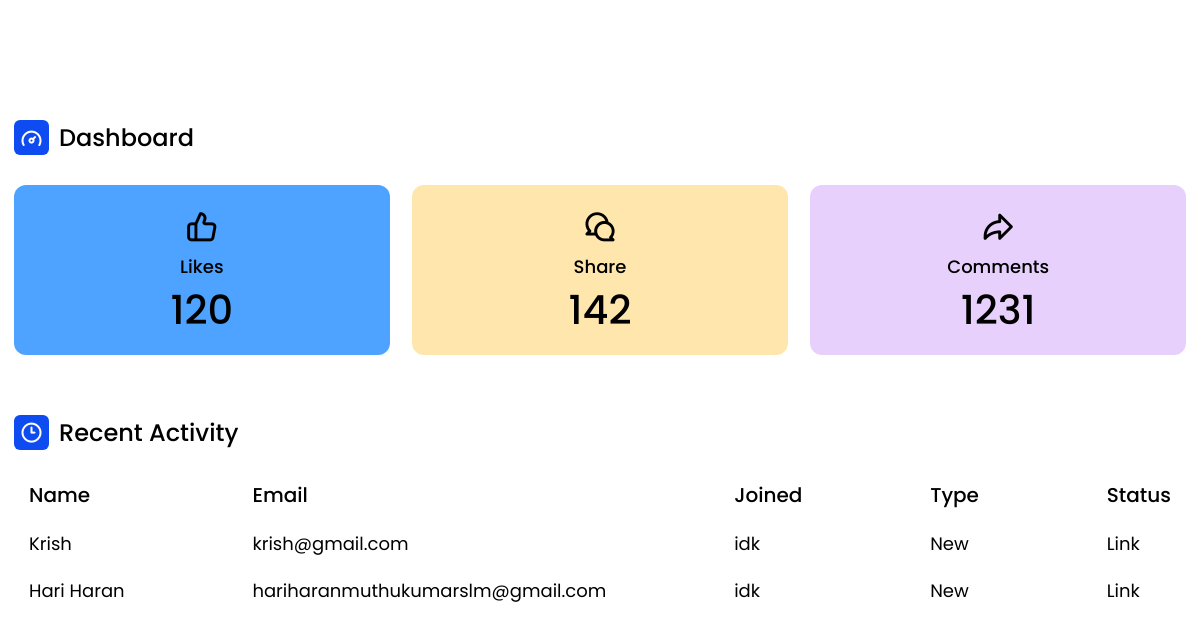
/og/, run on the app's committed database.
### dashboard/models.py (models this page shows, shortened)
class Titles(models.Model):
    title1 = models.CharField(max_length=50)
    title2 = models.CharField(max_length=50)

class Section1(models.Model):
    t1h1 = models.CharField(max_length=50)
    t1sh1 = models.CharField(max_length=50)
    t1h2 = models.CharField(max_length=50)
    t1sh2 = models.CharField(max_length=50)
    t1h3 = models.CharField(max_length=50)
    t1sh3 = models.CharField(max_length=50)

class Section2(models.Model):
    a1 = models.CharField(max_length=120)
    a2 = models.CharField(max_length=120)
    a3 = models.CharField(max_length=120)
    a4 = models.CharField(max_length=120)
    a5 = models.CharField(max_length=120)

### dashboard/views.py (the view)
# urls.py: path('og/', og, name='og'),
def og(request):
    data = Section1.objects.all()
    activity = Section2.objects.all()
    title_data = Titles.objects.all()
    return render(request, 'og.html', {"data": data, "activity": activity, "title_data": title_data})

### dashboard/templates/og.html (shortened to what this page needs)
<!DOCTYPE html>
<html lang="en">
<head>
    <link rel="stylesheet" href="https://unicons.iconscout.com/release/v4.0.0/css/line.css">
</head>
<body>
    <section class="dashboard">
        <div class="dash-content">
            <div class="overview">
                <div class="title">
                    <i class="uil uil-tachometer-fast-alt"></i>
                    {% for datas in data %}
                    <span class="text">{% for title in title_data %}{{ title.title1 }}{% endfor %}</span>
                </div>
                <div class="boxes">
                    <div class="box box1">
                        <i class="uil uil-thumbs-up"></i>
                        <span class="text">{{ datas.t1h1 }}</span>
                        <span class="number">{{ datas.t1sh1 }}</span>
                    </div>
                    <div class="box box2">
                        <i class="uil uil-comments"></i>
                        <span class="text">{{ datas.t1h2 }}</span>
                        <span class="number">{{ datas.t1sh2 }}</span>
                    </div>
                    <div class="box box3">
                        <i class="uil uil-share"></i>
                        <span class="text">{{ datas.t1h3 }}</span>
                        <span class="number">{{ datas.t1sh3 }}</span>
                    </div>
                </div>
            </div>
            {% endfor %}
            <div class="activity">
                <div class="title">
                    <i class="uil uil-clock-three"></i>
                    <span class="text">{% for title in title_data %}{{ title.title2 }}{% endfor %}</span>
                </div>
                <div class="activity-data">
                    <div class="data names">
                        <span class="data-title">Name</span>
                        {% for activities in activity %}
                        <span class="data-list">{{ activities.a1 }}</span>
                        {% endfor %}
                    </div>
                    <div class="data email">
                        <span class="data-title">Email</span>
                        {% for activities in activity %}
                        <span class="data-list">{{ activities.a2 }}</span>
                        {% endfor %}
                    </div>
                    <div class="data joined">
                        <span class="data-title">Joined</span>
                        {% for activities in activity %}
                        <span class="data-list">{{ activities.a3 }}</span>
                        {% endfor %}
                    </div>
                    <div class="data type">
                        <span class="data-title">Type</span>
                        {% for activities in activity %}
                        <span class="data-list">{{ activities.a4 }}</span>
                        {% endfor %}
                    </div>
                    <div class="data status">
                        <span class="data-title">Status</span>
                        {% for activities in activity %}
                        <span class="data-list">{{ activities.a5 }}</span>
                        {% endfor %}
                    </div>
                </div>
            </div>
        </div>
    </section>
</body>
</html>

### dashboard/templates/og.html (style rules this page uses)
* { margin: 0; padding: 0; box-sizing: border-box; font-family: 'Poppins', sans-serif; }
:root { --primary-color: #0E4BF1; --panel-color: #FFF; --text-color: #000; --black-light-color: #707070; --border-color: #e6e5e5; --toggle-color: #DDD; --box1-color: #4DA3FF; --box2-color: #FFE6AC; --box3-color: #E7D1FC; --title-icon-color: #fff; --tran-05: all 0.5s ease; --tran-03: all 0.3s ease; --tran-03: all 0.2s ease; }
body { min-height: 100vh; background-color: var(--primary-color); }
.dashboard { position: relative; background-color: var(--panel-color); min-height: 100vh; padding: 10px 14px; transition: var(--tran-05); }
.dashboard .dash-content { padding-top: 50px; }
.dash-content .title { display: flex; align-items: center; margin: 60px 0 30px 0; }
.dash-content .title i { position: relative; height: 35px; width: 35px; background-color: var(--primary-color); border-radius: 6px; color: var(--title-icon-color); display: flex; align-items: center; justify-content: center; font-size: 24px; }
.dash-content .title .text { font-size: 24px; font-weight: 500; color: var(--text-color); margin-left: 10px; }
.dash-content .boxes { display: flex; align-items: center; justify-content: space-between; flex-wrap: wrap; }
.dash-content .boxes .box { display: flex; flex-direction: column; align-items: center; border-radius: 12px; width: calc(100% / 3 - 15px); padding: 15px 20px; background-color: var(--box1-color); transition: var(--tran-05); }
.boxes .box i { font-size: 35px; color: var(--text-color); }
.boxes .box .text { white-space: nowrap; font-size: 18px; font-weight: 500; color: var(--text-color); }
.boxes .box .number { font-size: 40px; font-weight: 500; color: var(--text-color); }
.boxes .box.box2 { background-color: var(--box2-color); }
.boxes .box.box3 { background-color: var(--box3-color); }
.dash-content .activity .activity-data { display: flex; justify-content: space-between; align-items: center; width: 100%; }
.activity .activity-data { display: flex; }
.activity-data .data { display: flex; flex-direction: column; margin: 0 15px; }
.activity-data .data-title { font-size: 20px; font-weight: 500; color: var(--text-color); }
.activity-data .data .data-list { font-size: 18px; font-weight: 400; margin-top: 20px; white-space: nowrap; color: var(--text-color); }

### data on the page
Section1: t1h1 "Likes", t1sh1 "120", t1h2 "Share", t1sh2 "142", t1h3 "Comments", t1sh3 "1231"
Titles: title1 "Dashboard", title2 "Recent Activity"
Section2: a1 "Krish", a2 "krish@gmail.com", a3 "idk", a4 "New", a5 "Link"
Section2: a1 "Hari Haran", a2 "hariharanmuthukumarslm@gmail.com", a3 "idk", a4 "New", a5 "Link"
